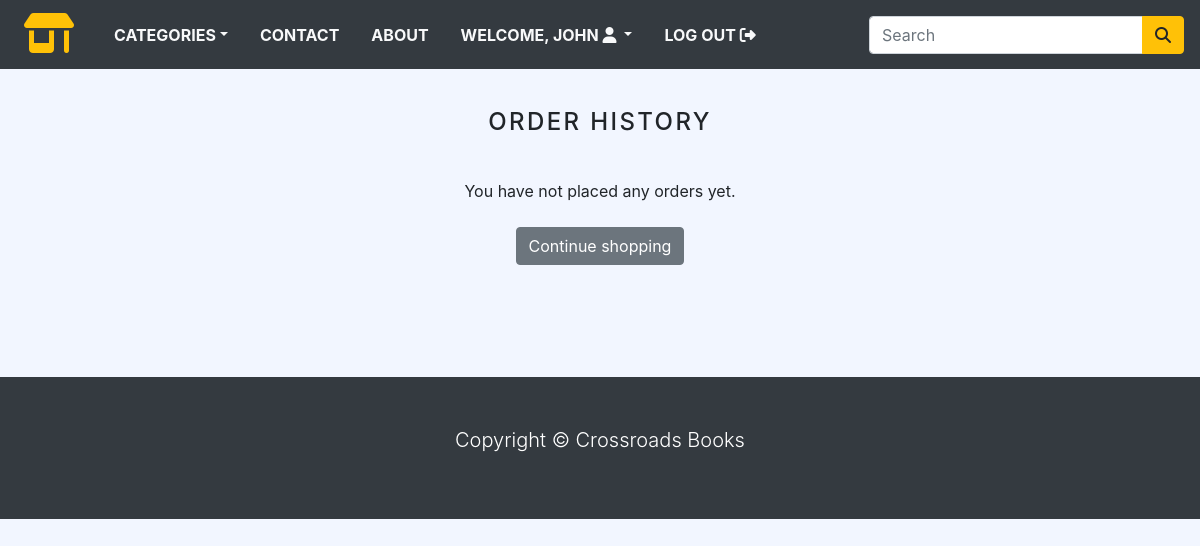
Page /order_history/ (signed in) on the earlier database version.
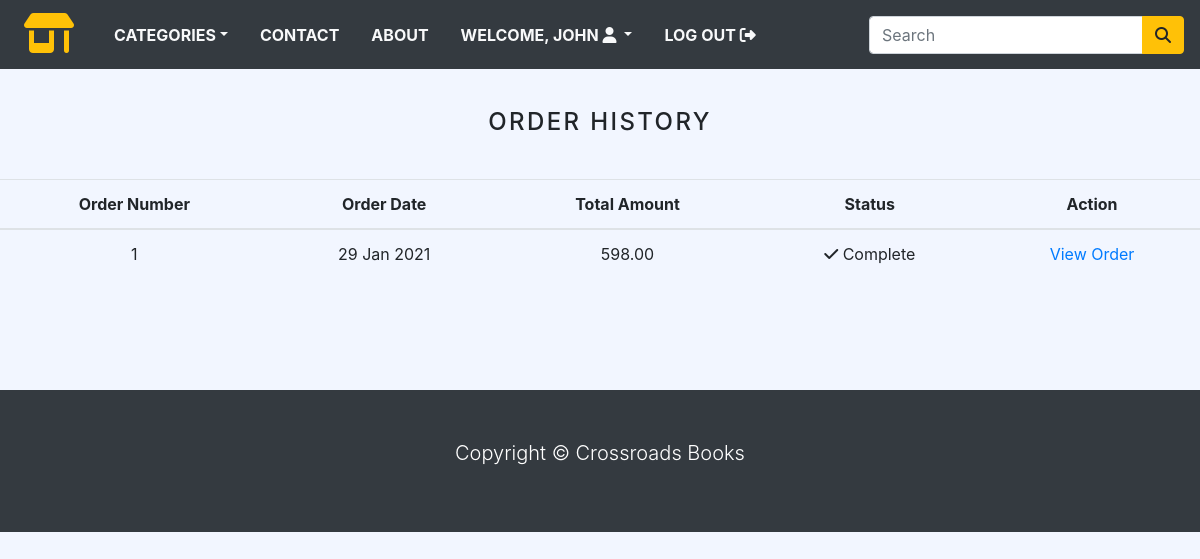
Same page on the later database version.
### store/models.py (models this page shows, shortened)
class Order(models.Model):
    token = models.CharField(max_length=250, blank=True)
    total = models.DecimalField(max_digits=10, decimal_places=2, verbose_name='Rs Order Total')
    emailAddress= models.EmailField(max_length=250, blank=True, verbose_name='Email Address')
    created= models.DateTimeField(auto_now_add=True)
    billingName= models.CharField(max_length=250, blank=True)
    billingAddress1= models.CharField(max_length=250, blank=True)
    billingCity= models.CharField(max_length=250, blank=True)
    billingPincode= models.CharField(max_length=250, blank=True)
    billingCountry= models.CharField(max_length=250, blank=True)
    shippingName= models.CharField(max_length=250, blank=True)
    shippingAddress1= models.CharField(max_length=250, blank=True)
    shippingCity= models.CharField(max_length=250, blank=True)
    shippingPincode= models.CharField(max_length=250, blank=True)
    shippingCountry= models.CharField(max_length=250, blank=True)
    class Meta:
        db_table = 'order'
        ordering = ['-created']

### store/views.py (the view)
# urls.py: path('order_history/',orderHistory,name='order_history'),
@login_required(redirect_field_name='next', login_url='login')
def orderHistory(request):
    if request.user.is_authenticated:
        email = str(request.user.email)
        order_details = Order.objects.filter(emailAddress=email)
    return render(request,"orders.html",context={"order_details":order_details})

### store/context_processors.py (called while the page is built)
def counter(request):
    item_count = 0
    if 'admin' in request.path:
        return {}
    else:
        try:
            cart = Cart.objects.filter(cart_id = _cart_id(request))
            cart_items = CartItem.objects.all().filter(cart=cart[:1])
            for cart_item in cart_items:
                item_count += cart_item.quantity
        except Cart.DoesNotExist:
            item_count = 0
    return dict(item_count = item_count)

def menu_links(request):
    links = Category.objects.all()
    return dict(links=links)

### store/models.py (called while the page is built)
    def get_absolute_url(self):
        return reverse('products_by_category', kwargs={'category_slug':self.slug})

### store/views.py (called while the page is built)
def _cart_id(request):
    cart = request.session.session_key
    if not cart:
        cart = request.session.create()
    return cart

### store/templates/orders.html (shortened to what this page needs)
{% extends 'base.html' %}
{% load static %}
{% load crispy_forms_tags %}
{% block content %}
    <div class="text-center">
      <br>
      <h1 class="text-center product_title">
        Order History
      </h1>
      <br>
      {% if order_details %}
        <table class="table table-stripped">
            <thead>
                <tr>
                  <th>Order Number</th>
                  <th>Order Date</th>
                  <th>Total Amount</th>
                  <th>Status</th>
                  <th>Action</th>
                </tr>
            </thead>
            <tbody>
            {% for order in order_details %}
                <tr>
                  <td>{{ order.id }}</td>
                  <td>{{ order.created | date:"d M Y" }}</td>
                  <td>{{ order.total }}</td>
                  <td><i class="fas fa-check"></i>&nbsp;Complete</td>
                  <td><a href="{% url 'order_details' order.id %}">View Order</a></td>
                </tr>
            {% endfor %}
            </tbody>
        </table>
      {% else %}
        <p>You have not placed any orders yet.
          <br><br>
          <a href="{% url 'home' %}" class="btn btn-secondary">Continue shopping</a>
        </p>
      {% endif %}
    </div>
    <br><br>
{% endblock %}

Differences in the rows shown:
added Order: id "1", created "29 Jan 2021", total "598.00"
Other differences:
text no longer shown: "You have not placed any orders yet. Continue shopping"
text now shown: "Order Number Order Date Total Amount Status Action"
